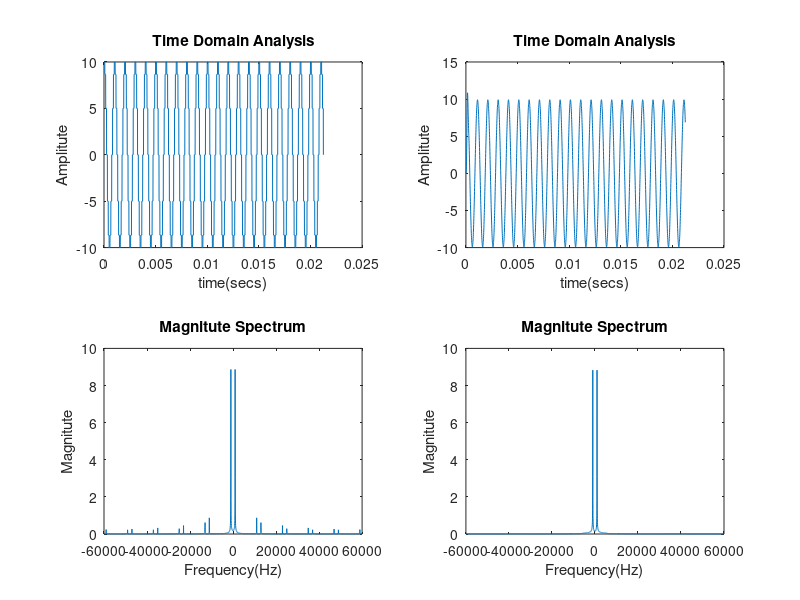

Write the MATLAB code that produced this figure.
%Zero Order Hold
clear all;
Fi=12*10^3;
ti=[0:1/Fi:255*1/Fi]; %63,127,255 for different number of samples
xi=10*cos(2*pi*ti*1e3);
Fs=120e3;
t=[0:1/Fs:255/Fi];
L=length(t);
for i=1:1:255*Fs/Fi+1
    x(i)=xi(ceil(i/10));
end
X=fft(x);
subplot(2,2,1);
plot(t,x);
title('Time Domain Analysis');
xlabel('time(secs)');
ylabel('Amplitute');



[B,A]=butter(5,Fi/Fs);
y=filter(B,A,x);
Y=fft(y);
subplot(2,2,2);
plot(t,y);
title('Time Domain Analysis');
xlabel('time(secs)');
ylabel('Amplitute');


% F=[0:Fs/L:Fs/2-Fs/L,-Fs/2:Fs/L:-Fs/L];
%plot(F,2*abs(X)/L);
F=-Fs/2:Fs/L:Fs/2-Fs/L;
subplot(2,2,3);
plot(F,2*abs(fftshift(X))/L);
title('Magnitute Spectrum');
xlabel('Frequency(Hz)');
ylabel('Magnitute');

subplot(2,2,4);
plot(F,2*abs(fftshift(Y))/L);
title('Magnitute Spectrum');
xlabel('Frequency(Hz)');
ylabel('Magnitute');
